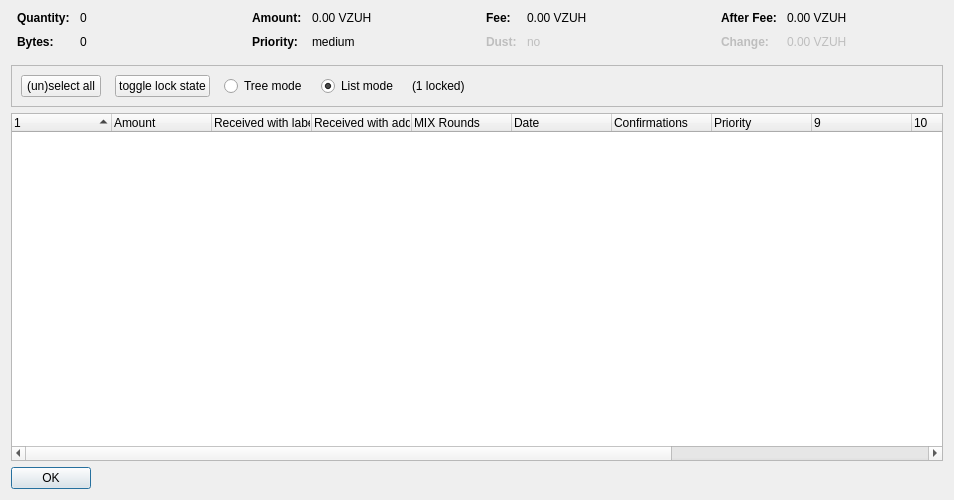
<?xml version="1.0" encoding="UTF-8"?>
<ui version="4.0">
 <class>CoinControlDialog</class>
 <widget class="QDialog" name="CoinControlDialog">
  <property name="geometry">
   <rect>
    <x>0</x>
    <y>0</y>
    <width>954</width>
    <height>500</height>
   </rect>
  </property>
  <property name="windowTitle">
   <string>Coin Selection</string>
  </property>
  <layout class="QVBoxLayout" name="verticalLayout">
   <item>
    <layout class="QHBoxLayout" name="horizontalLayoutTop" stretch="0,0,0,0">
     <property name="topMargin">
      <number>0</number>
     </property>
     <property name="bottomMargin">
      <number>10</number>
     </property>
     <item>
      <layout class="QFormLayout" name="formLayoutCoinControl1">
       <property name="horizontalSpacing">
        <number>10</number>
       </property>
       <property name="verticalSpacing">
        <number>10</number>
       </property>
       <property name="leftMargin">
        <number>6</number>
       </property>
       <property name="rightMargin">
        <number>6</number>
       </property>
       <item row="0" column="0">
        <widget class="QLabel" name="labelCoinControlQuantityText">
         <property name="font">
          <font>
           <weight>75</weight>
           <bold>true</bold>
          </font>
         </property>
         <property name="text">
          <string>Quantity:</string>
         </property>
        </widget>
       </item>
       <item row="0" column="1">
        <widget class="QLabel" name="labelCoinControlQuantity">
         <property name="cursor">
          <cursorShape>IBeamCursor</cursorShape>
         </property>
         <property name="contextMenuPolicy">
          <enum>Qt::ActionsContextMenu</enum>
         </property>
         <property name="text">
          <string notr="true">0</string>
         </property>
         <property name="textInteractionFlags">
          <set>Qt::LinksAccessibleByMouse|Qt::TextSelectableByKeyboard|Qt::TextSelectableByMouse</set>
         </property>
        </widget>
       </item>
       <item row="1" column="0">
        <widget class="QLabel" name="labelCoinControlBytesText">
         <property name="font">
          <font>
           <weight>75</weight>
           <bold>true</bold>
          </font>
         </property>
         <property name="text">
          <string>Bytes:</string>
         </property>
        </widget>
       </item>
       <item row="1" column="1">
        <widget class="QLabel" name="labelCoinControlBytes">
         <property name="cursor">
          <cursorShape>IBeamCursor</cursorShape>
         </property>
         <property name="contextMenuPolicy">
          <enum>Qt::ActionsContextMenu</enum>
         </property>
         <property name="text">
          <string notr="true">0</string>
         </property>
         <property name="textInteractionFlags">
          <set>Qt::LinksAccessibleByMouse|Qt::TextSelectableByKeyboard|Qt::TextSelectableByMouse</set>
         </property>
        </widget>
       </item>
      </layout>
     </item>
     <item>
      <layout class="QFormLayout" name="formLayoutCoinControl2">
       <property name="horizontalSpacing">
        <number>10</number>
       </property>
       <property name="verticalSpacing">
        <number>10</number>
       </property>
       <property name="leftMargin">
        <number>6</number>
       </property>
       <property name="rightMargin">
        <number>6</number>
       </property>
       <item row="0" column="0">
        <widget class="QLabel" name="labelCoinControlAmountText">
         <property name="font">
          <font>
           <weight>75</weight>
           <bold>true</bold>
          </font>
         </property>
         <property name="text">
          <string>Amount:</string>
         </property>
        </widget>
       </item>
       <item row="0" column="1">
        <widget class="QLabel" name="labelCoinControlAmount">
         <property name="cursor">
          <cursorShape>IBeamCursor</cursorShape>
         </property>
         <property name="contextMenuPolicy">
          <enum>Qt::ActionsContextMenu</enum>
         </property>
         <property name="text">
          <string notr="true">0.00 VZUH</string>
         </property>
         <property name="textInteractionFlags">
          <set>Qt::LinksAccessibleByMouse|Qt::TextSelectableByKeyboard|Qt::TextSelectableByMouse</set>
         </property>
        </widget>
       </item>
       <item row="1" column="0">
        <widget class="QLabel" name="labelCoinControlPriorityText">
         <property name="font">
          <font>
           <weight>75</weight>
           <bold>true</bold>
          </font>
         </property>
         <property name="text">
          <string>Priority:</string>
         </property>
        </widget>
       </item>
       <item row="1" column="1">
        <widget class="QLabel" name="labelCoinControlPriority">
         <property name="cursor">
          <cursorShape>IBeamCursor</cursorShape>
         </property>
         <property name="contextMenuPolicy">
          <enum>Qt::ActionsContextMenu</enum>
         </property>
         <property name="text">
          <string>medium</string>
         </property>
         <property name="textInteractionFlags">
          <set>Qt::LinksAccessibleByMouse|Qt::TextSelectableByKeyboard|Qt::TextSelectableByMouse</set>
         </property>
        </widget>
       </item>
      </layout>
     </item>
     <item>
      <layout class="QFormLayout" name="formLayoutCoinControl3">
       <property name="horizontalSpacing">
        <number>10</number>
       </property>
       <property name="verticalSpacing">
        <number>10</number>
       </property>
       <property name="leftMargin">
        <number>6</number>
       </property>
       <property name="rightMargin">
        <number>6</number>
       </property>
       <item row="0" column="0">
        <widget class="QLabel" name="labelCoinControlFeeText">
         <property name="font">
          <font>
           <weight>75</weight>
           <bold>true</bold>
          </font>
         </property>
         <property name="text">
          <string>Fee:</string>
         </property>
        </widget>
       </item>
       <item row="0" column="1">
        <widget class="QLabel" name="labelCoinControlFee">
         <property name="cursor">
          <cursorShape>IBeamCursor</cursorShape>
         </property>
         <property name="contextMenuPolicy">
          <enum>Qt::ActionsContextMenu</enum>
         </property>
         <property name="text">
          <string notr="true">0.00 VZUH</string>
         </property>
         <property name="textInteractionFlags">
          <set>Qt::LinksAccessibleByMouse|Qt::TextSelectableByKeyboard|Qt::TextSelectableByMouse</set>
         </property>
        </widget>
       </item>
       <item row="1" column="0">
        <widget class="QLabel" name="labelCoinControlLowOutputText">
         <property name="enabled">
          <bool>false</bool>
         </property>
         <property name="font">
          <font>
           <weight>75</weight>
           <bold>true</bold>
          </font>
         </property>
         <property name="text">
          <string>Dust:</string>
         </property>
        </widget>
       </item>
       <item row="1" column="1">
        <widget class="QLabel" name="labelCoinControlLowOutput">
         <property name="enabled">
          <bool>false</bool>
         </property>
         <property name="cursor">
          <cursorShape>IBeamCursor</cursorShape>
         </property>
         <property name="contextMenuPolicy">
          <enum>Qt::ActionsContextMenu</enum>
         </property>
         <property name="text">
          <string>no</string>
         </property>
         <property name="textInteractionFlags">
          <set>Qt::LinksAccessibleByMouse|Qt::TextSelectableByKeyboard|Qt::TextSelectableByMouse</set>
         </property>
        </widget>
       </item>
      </layout>
     </item>
     <item>
      <layout class="QFormLayout" name="formLayoutCoinControl4">
       <property name="horizontalSpacing">
        <number>10</number>
       </property>
       <property name="verticalSpacing">
        <number>10</number>
       </property>
       <property name="leftMargin">
        <number>6</number>
       </property>
       <property name="rightMargin">
        <number>6</number>
       </property>
       <item row="0" column="0">
        <widget class="QLabel" name="labelCoinControlAfterFeeText">
         <property name="font">
          <font>
           <weight>75</weight>
           <bold>true</bold>
          </font>
         </property>
         <property name="text">
          <string>After Fee:</string>
         </property>
        </widget>
       </item>
       <item row="0" column="1">
        <widget class="QLabel" name="labelCoinControlAfterFee">
         <property name="cursor">
          <cursorShape>IBeamCursor</cursorShape>
         </property>
         <property name="contextMenuPolicy">
          <enum>Qt::ActionsContextMenu</enum>
         </property>
         <property name="text">
          <string notr="true">0.00 VZUH</string>
         </property>
         <property name="textInteractionFlags">
          <set>Qt::LinksAccessibleByMouse|Qt::TextSelectableByKeyboard|Qt::TextSelectableByMouse</set>
         </property>
        </widget>
       </item>
       <item row="1" column="0">
        <widget class="QLabel" name="labelCoinControlChangeText">
         <property name="enabled">
          <bool>false</bool>
         </property>
         <property name="font">
          <font>
           <weight>75</weight>
           <bold>true</bold>
          </font>
         </property>
         <property name="text">
          <string>Change:</string>
         </property>
        </widget>
       </item>
       <item row="1" column="1">
        <widget class="QLabel" name="labelCoinControlChange">
         <property name="enabled">
          <bool>false</bool>
         </property>
         <property name="cursor">
          <cursorShape>IBeamCursor</cursorShape>
         </property>
         <property name="contextMenuPolicy">
          <enum>Qt::ActionsContextMenu</enum>
         </property>
         <property name="text">
          <string notr="true">0.00 VZUH</string>
         </property>
         <property name="textInteractionFlags">
          <set>Qt::LinksAccessibleByMouse|Qt::TextSelectableByKeyboard|Qt::TextSelectableByMouse</set>
         </property>
        </widget>
       </item>
      </layout>
     </item>
    </layout>
   </item>
   <item>
    <widget class="QFrame" name="frame">
     <property name="minimumSize">
      <size>
       <width>0</width>
       <height>40</height>
      </size>
     </property>
     <property name="frameShape">
      <enum>QFrame::StyledPanel</enum>
     </property>
     <property name="frameShadow">
      <enum>QFrame::Sunken</enum>
     </property>
     <layout class="QHBoxLayout" name="horizontalLayout">
      <item>
       <layout class="QHBoxLayout" name="horizontalLayoutPanel" stretch="0,0,0,0,0,0">
        <property name="spacing">
         <number>14</number>
        </property>
        <item>
         <widget class="QPushButton" name="pushButtonSelectAll">
          <property name="sizePolicy">
           <sizepolicy hsizetype="Maximum" vsizetype="Fixed">
            <horstretch>0</horstretch>
            <verstretch>0</verstretch>
           </sizepolicy>
          </property>
          <property name="text">
           <string>(un)select all</string>
          </property>
          <property name="autoDefault">
           <bool>false</bool>
          </property>
         </widget>
        </item>
        <item>
         <widget class="QPushButton" name="pushButtonToggleLock">
          <property name="sizePolicy">
           <sizepolicy hsizetype="Maximum" vsizetype="Fixed">
            <horstretch>0</horstretch>
            <verstretch>0</verstretch>
           </sizepolicy>
          </property>
          <property name="text">
           <string>toggle lock state</string>
          </property>
          <property name="autoDefault">
           <bool>false</bool>
          </property>
         </widget>
        </item>
        <item>
         <widget class="QRadioButton" name="radioTreeMode">
          <property name="sizePolicy">
           <sizepolicy hsizetype="Maximum" vsizetype="Fixed">
            <horstretch>0</horstretch>
            <verstretch>0</verstretch>
           </sizepolicy>
          </property>
          <property name="text">
           <string>Tree mode</string>
          </property>
         </widget>
        </item>
        <item>
         <widget class="QRadioButton" name="radioListMode">
          <property name="sizePolicy">
           <sizepolicy hsizetype="Maximum" vsizetype="Fixed">
            <horstretch>0</horstretch>
            <verstretch>0</verstretch>
           </sizepolicy>
          </property>
          <property name="text">
           <string>List mode</string>
          </property>
          <property name="checked">
           <bool>true</bool>
          </property>
         </widget>
        </item>
        <item>
         <widget class="QLabel" name="labelLocked">
          <property name="text">
           <string>(1 locked)</string>
          </property>
         </widget>
        </item>
        <item>
         <spacer name="horizontalSpacer">
          <property name="orientation">
           <enum>Qt::Horizontal</enum>
          </property>
          <property name="sizeHint" stdset="0">
           <size>
            <width>40</width>
            <height>20</height>
           </size>
          </property>
         </spacer>
        </item>
       </layout>
      </item>
     </layout>
    </widget>
   </item>
   <item>
    <widget class="CoinControlTreeWidget" name="treeWidget">
     <property name="contextMenuPolicy">
      <enum>Qt::CustomContextMenu</enum>
     </property>
     <property name="sortingEnabled">
      <bool>false</bool>
     </property>
     <property name="columnCount">
      <number>13</number>
     </property>
     <attribute name="headerShowSortIndicator" stdset="0">
      <bool>true</bool>
     </attribute>
     <attribute name="headerStretchLastSection">
      <bool>false</bool>
     </attribute>
     <column>
      <property name="text">
       <string/>
      </property>
     </column>
     <column>
      <property name="text">
       <string>Amount</string>
      </property>
     </column>
     <column>
      <property name="text">
       <string>Received with label</string>
      </property>
     </column>
     <column>
      <property name="text">
       <string>Received with address</string>
      </property>
     </column>
     <column>
      <property name="text">
       <string>MIX Rounds</string>
      </property>
     </column>
     <column>
      <property name="text">
       <string>Date</string>
      </property>
     </column>
     <column>
      <property name="text">
       <string>Confirmations</string>
      </property>
      <property name="toolTip">
       <string>Confirmed</string>
      </property>
     </column>
     <column>
      <property name="text">
       <string>Priority</string>
      </property>
     </column>
     <column>
      <property name="text">
       <string/>
      </property>
     </column>
     <column>
      <property name="text">
       <string/>
      </property>
     </column>
     <column>
      <property name="text">
       <string/>
      </property>
     </column>
     <column>
      <property name="text">
       <string/>
      </property>
     </column>
     <column>
      <property name="text">
       <string/>
      </property>
     </column>
    </widget>
   </item>
   <item>
    <widget class="QDialogButtonBox" name="buttonBox">
     <property name="sizePolicy">
      <sizepolicy hsizetype="Maximum" vsizetype="Fixed">
       <horstretch>0</horstretch>
       <verstretch>0</verstretch>
      </sizepolicy>
     </property>
     <property name="orientation">
      <enum>Qt::Horizontal</enum>
     </property>
     <property name="standardButtons">
      <set>QDialogButtonBox::Ok</set>
     </property>
    </widget>
   </item>
  </layout>
 </widget>
 <customwidgets>
  <customwidget>
   <class>CoinControlTreeWidget</class>
   <extends>QTreeWidget</extends>
   <header>coincontroltreewidget.h</header>
  </customwidget>
 </customwidgets>
 <resources/>
 <connections/>
</ui>
